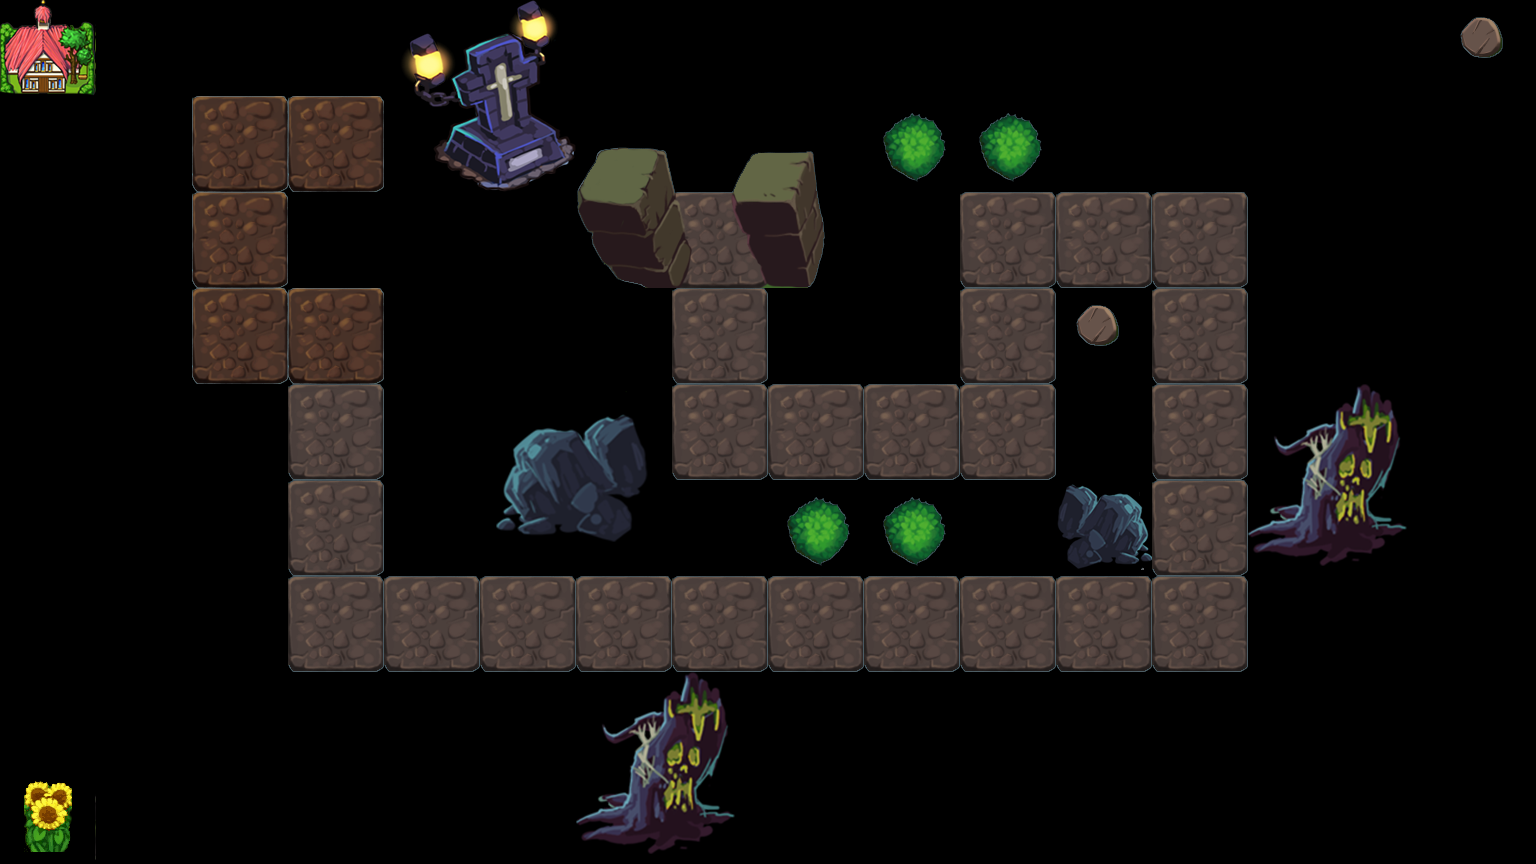

Rendered tile map (Tiled .tmx) drawn with the repository's tilesets; below, a short description and the map source with its tile grids summarised:
An orthogonal 16x9 tile map with 96x96 px tiles, 1 tile layer (bg) and 11 objects (0, 1, 2, 3, 4, ...).

<map version="1.0" orientation="orthogonal" renderorder="right-up" width="16" height="9" tilewidth="96" tileheight="96">
 <tileset firstgid="1" name="tiles" tilewidth="96" tileheight="96">
  <image source="tiles.png" trans="ff00ff" width="768" height="576" />
  <tile id="23">
   <properties>
    <property name="canTouch" value="1" />
   </properties>
  </tile>
  <tile id="29">
   <properties>
    <property name="canTouch" value="1" />
   </properties>
  </tile>
  <tile id="38">
   <properties>
    <property name="canTouch" value="1" />
   </properties>
  </tile>
 </tileset>
 <layer name="bg" width="16" height="9">
  <data>[144 cells, 144 non-empty, 27 distinct tile ids]</data>
 </layer>
 <objectgroup name="obj">
  <object name="0" x="715" y="233" />
  <object name="1" x="715" y="400" />
  <object name="2" x="1018" y="394" />
  <object name="3" x="1018" y="218" />
  <object name="4" x="1185" y="215" />
  <object name="5" x="1185" y="585" />
  <object name="6" x="333" y="594" />
  <object name="7" x="333" y="307" width="20" height="19" />
  <object name="8" x="235" y="320" />
  <object name="9" x="235" y="121" />
  <object name="10" x="477" y="117" />
 </objectgroup>
</map>
